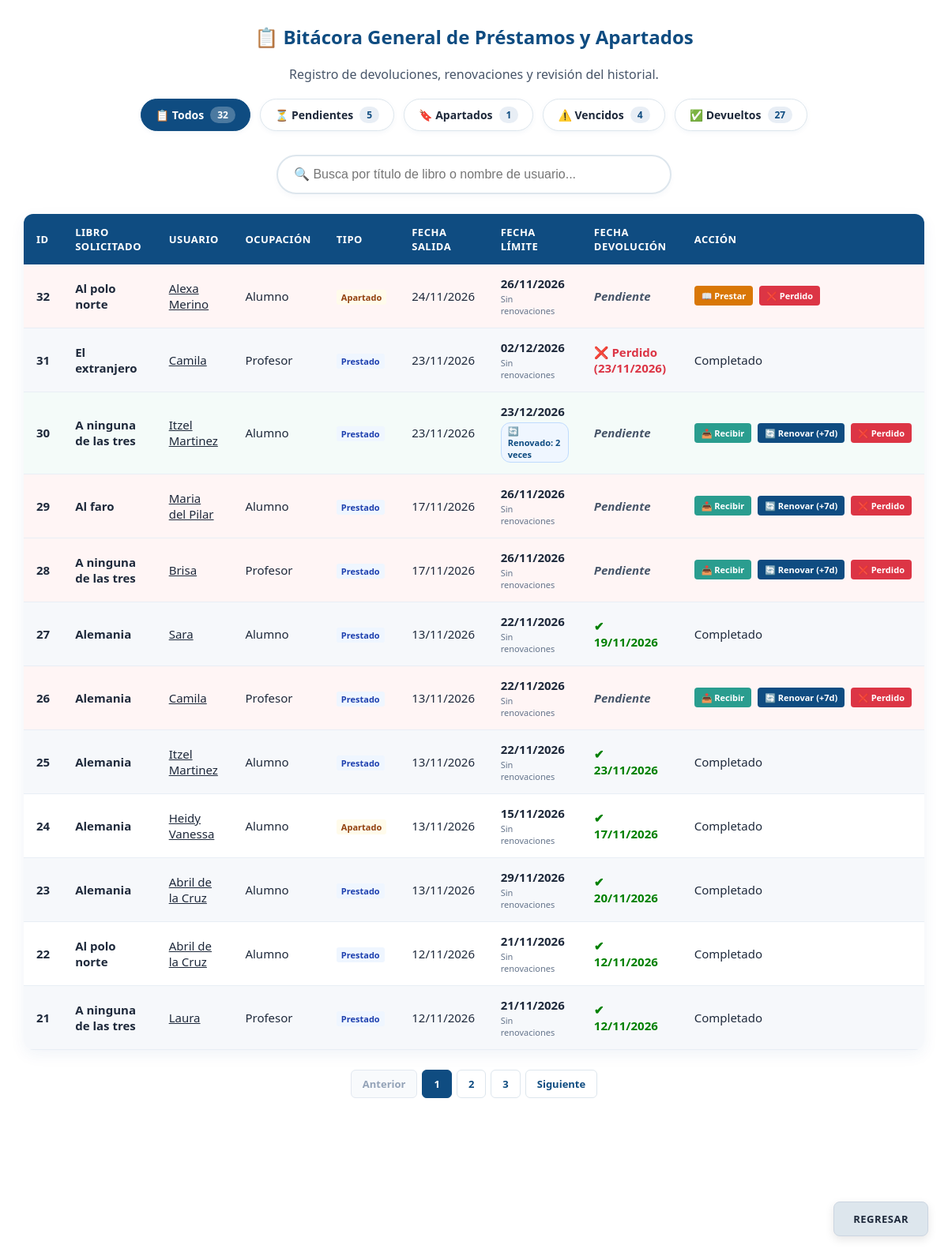
Page /prestamos.php (signed in) on the earlier database version.
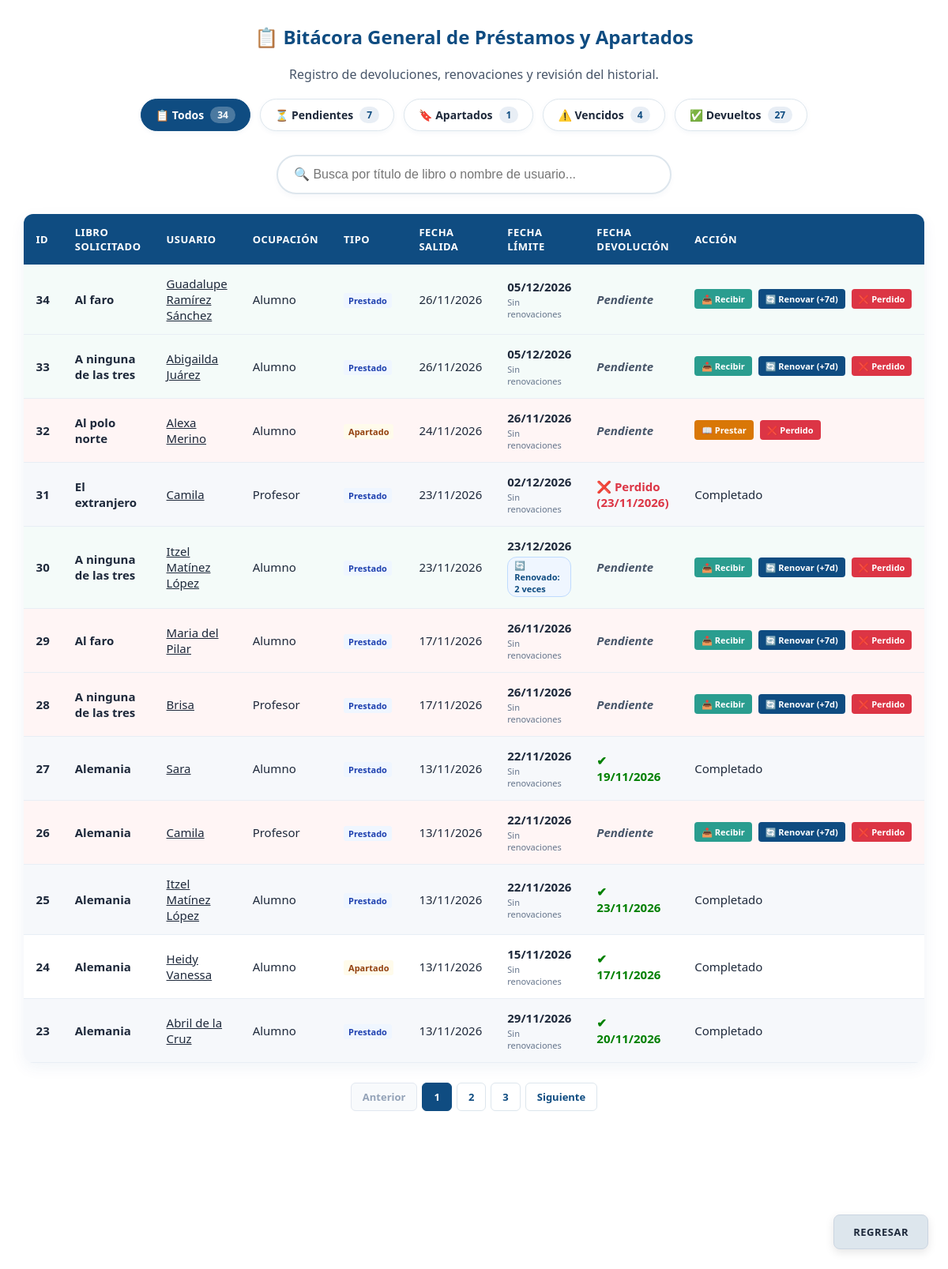
Same page on the later database version.
### tables this page shows
CREATE TABLE `prestamos` (
  `id_prestamo` int(11) NOT NULL AUTO_INCREMENT,
  `id_alumnos` int(11) DEFAULT NULL,
  `id_profesores` int(11) DEFAULT NULL,
  `id_libro` int(11) NOT NULL,
  `Cantidad` int(11) DEFAULT 1,
  `tipo_movimiento` varchar(50) DEFAULT 'Prestado',
  `fecha_salida` date NOT NULL,
  `fecha_devolucion_esperada` date NOT NULL,
  `fecha_devolucion_real` date DEFAULT NULL,
  `estado_libro` varchar(100) DEFAULT NULL,
  `Renovacion` varchar(50) DEFAULT NULL,
  PRIMARY KEY (`id_prestamo`),
  KEY `id_alumnos` (`id_alumnos`),
  KEY `id_profesores` (`id_profesores`),
  KEY `id_libros` (`id_libro`)
);

CREATE TABLE `libros` (
  `id_libro` int(11) NOT NULL AUTO_INCREMENT,
  `Titulo` varchar(255) NOT NULL,
  `Autor` varchar(150) DEFAULT NULL,
  `Categoria` varchar(100) DEFAULT 'Novela y Narrativa',
  `Editorial` varchar(100) DEFAULT NULL,
  `ISBN` varchar(100) DEFAULT NULL,
  `ano` int(11) NOT NULL,
  `País` varchar(100) DEFAULT NULL,
  `Idioma` varchar(50) DEFAULT NULL,
  `Descripción` varchar(100) DEFAULT NULL,
  `Encabezamiento de Materia` varchar(100) DEFAULT NULL,
  `Ejemplares_totales` int(11) DEFAULT 0,
  `Ejemplares_disponibles` int(11) DEFAULT 0,
  `Ejemplares_prestados` int(11) DEFAULT 0,
  `Clasificación` varchar(100) DEFAULT NULL,
  PRIMARY KEY (`id_libro`)
);

### prestamos.php (the view, shortened to what the changed rows need)
<?php
require_once 'conexion.php';
$fecha_hoy = date('Y-m-d');
$filtro_actual = $_GET['filtro'] ?? 'todos';
$conteo_todos = $conexion->query("SELECT COUNT(*) AS total FROM prestamos")->fetch_assoc()['total'] ?? 0;
$conteo_pendientes = $conexion->query("SELECT COUNT(*) AS total FROM prestamos WHERE fecha_devolucion_real IS NULL")->fetch_assoc()['total'] ?? 0;
$condicion_where = "";
$registros_por_pagina = 12;
$pagina_actual = isset($_GET['pagina']) ? filter_input(INPUT_GET, 'pagina', FILTER_VALIDATE_INT) : 1;
$inicio = ($pagina_actual - 1) * $registros_por_pagina;
$total_res = $conexion->query("SELECT COUNT(*) AS total FROM prestamos p $condicion_where");
$total_filas = $total_res->fetch_assoc()['total'] ?? 0;
$total_paginas = ceil($total_filas / $registros_por_pagina);
$sql_bitacora = "SELECT
                    p.id_prestamo,
                             l.Titulo AS Libro,
                    COALESCE(
                        NULLIF(TRIM(CONCAT_WS(' ', a.Nombre, a.Apellido_Paterno, a.Apellido_Materno)), ''),
                        NULLIF(TRIM(CONCAT_WS(' ', prof.Nombre, prof.Apellido_Paterno, prof.Apellido_Materno)), ''),
                        'Desconocido'
                    ) AS Persona,
                    CASE WHEN a.id_Alumnos IS NOT NULL THEN 'Alumno' ELSE 'Profesor' END AS TipoPersona,
                    p.fecha_salida,
                    p.fecha_devolucion_esperada,
                    p.fecha_devolucion_real,
                    p.tipo_movimiento,
                    p.estado_libro,
                    IFNULL(p.Renovacion, 0) AS veces_renovado
                 FROM prestamos p
                 JOIN libros l ON p.id_libro = l.id_libro
                 LEFT JOIN alumnos a ON p.id_alumnos = a.id_Alumnos
                 LEFT JOIN profesores prof ON p.id_profesores = prof.id_profesores
                 $condicion_where
                 ORDER BY p.id_prestamo DESC
                 LIMIT $registros_por_pagina OFFSET $inicio";
$resultado_bitacora = $conexion->query($sql_bitacora);
?>
<!DOCTYPE html>
<html lang="es">
<head>
    <link rel="stylesheet" href="style.css?v=<?php echo time(); ?>">
</head>
<body class="body2">
    <h2 style="text-align: center; color: #0F4C81; margin-top: 30px;">📋 Bitácora General de Préstamos y Apartados</h2>
    <div class="barra-filtros">
        <a href="prestamos.php?filtro=todos" class="tab-filtro <?php echo $filtro_actual === 'todos' ? 'activa' : ''; ?>">
            📋 Todos <span class="badge-filtro"><?php echo $conteo_todos; ?></span>
        </a>
        <a href="prestamos.php?filtro=pendientes" class="tab-filtro <?php echo $filtro_actual === 'pendientes' ? 'activa' : ''; ?>">
            ⏳ Pendientes <span class="badge-filtro"><?php echo $conteo_pendientes; ?></span>
        </a>
    </div>
    <table class="tabla-datos" style="max-width: 95%; margin: 20px auto; font-size: 13px;">
        <thead>
            <tr>
                <th>ID</th>
                <th>Libro Solicitado</th>
                <th>Usuario</th>
                <th>Ocupación</th>
                <th>Tipo</th>
                <th>Fecha Salida</th>
                <th>Fecha Límite</th>
                <th>Fecha Devolución</th>
                <th>Acción</th>
            </tr>
        </thead>
        <tbody>
            <?php if ($resultado_bitacora && $resultado_bitacora->num_rows > 0): ?>
                <?php
                $fecha_hoy_timestamp = strtotime($fecha_hoy);
                $contador_visual = $total_filas - $inicio;
                while ($fila = $resultado_bitacora->fetch_assoc()):
                    $entregado = ($fila['fecha_devolucion_real'] !== null);
                    $es_apartado = ($fila['tipo_movimiento'] === 'Apartado');
                    $es_perdido = ($fila['estado_libro'] === 'Perdido');
                    $veces_renovado = (int)($fila['veces_renovado'] ?? 0);
                    $clase_fila = '';
                    if (!$entregado) {
                        $fecha_limite_timestamp = strtotime($fila['fecha_devolucion_esperada']);
                        $segundos_diferencia = $fecha_limite_timestamp - $fecha_hoy_timestamp;
                        $dias_restantes = round($segundos_diferencia / (60 * 60 * 24));
                        if ($dias_restantes < 0) {
                            $clase_fila = 'entrega-vencida';
                        } elseif ($dias_restantes == 0) {
                            $clase_fila = 'entrega-hoy';
                        } else {
                            $clase_fila = 'entrega-proxima';
                        }
                    }
                    ?>
                    <tr class="<?php echo $clase_fila; ?>">
                        <td style="font-weight: bold; text-align: center;"><?php echo $contador_visual; ?></td>
                        <td><b><?php echo htmlspecialchars($fila['Libro']); ?></b></td>
                        <td><u><?php echo htmlspecialchars($fila['Persona']); ?></u></td>
                        <td><?php echo $fila['TipoPersona']; ?></td>
                        <td>
                            <span style="padding: 2px 6px; border-radius: 3px; font-size: 11px; font-weight: bold; background-color: <?php echo $es_apartado ? '#FFFBEB' : '#EFF6FF'; ?>; color: <?php echo $es_apartado ? '#92400E' : '#1E40AF'; ?>;">
                                <?php echo htmlspecialchars($fila['tipo_movimiento'] ?? 'Prestado'); ?>
                            </span>
                        </td>
                        <td><?php echo date('d/m/Y', strtotime($fila['fecha_salida'])); ?></td>
                        <td>
                            <strong><?php echo date('d/m/Y', strtotime($fila['fecha_devolucion_esperada'])); ?></strong>
                            <?php if ($veces_renovado > 0): ?>
                                <span class="badge-renovaciones">
                                    🔄 Renovado: <?php echo $veces_renovado; ?> <?php echo ($veces_renovado === 1) ? 'vez' : 'veces'; ?>
                                </span>
                            <?php else: ?>
                                <span class="sin-renovaciones">Sin renovaciones</span>
                            <?php endif; ?>
                        </td>
                        <td>
                            <?php if ($entregado): ?>
                                <?php if ($es_perdido): ?>
                                    <span style="color: #DC3545; font-weight: bold;">❌ Perdido (<?php echo date('d/m/Y', strtotime($fila['fecha_devolucion_real'])); ?>)</span>
                                <?php else: ?>
                                    <span style="color: green; font-weight: bold;">✔ <?php echo date('d/m/Y', strtotime($fila['fecha_devolucion_real'])); ?></span>
                                <?php endif; ?>
                            <?php else: ?>
                                <span style="color: #475569; font-style: italic; font-weight: bold;">Pendiente</span>
                            <?php endif; ?>
                        </td>
                        <td>
                            <?php if (!$entregado): ?>
                                <?php if ($es_apartado): ?>
                                    <a href="prestamos.php?filtro=<?php echo urlencode($filtro_actual); ?>&convertir_prestamo_id=<?php echo $fila['id_prestamo']; ?>" class="btn-accion-prestar" onclick="return confirm('¿El usuario ya recogió el libro apartado? Se cambiará a Préstamo activo por 9 días.');">📖 Prestar</a>
                                <?php else: ?>
                                    <a href="prestamos.php?filtro=<?php echo urlencode($filtro_actual); ?>&devolver_id=<?php echo $fila['id_prestamo']; ?>" class="btn-accion-recibir" onclick="return confirm('¿Confirmas la entrega física del libro?');">📥 Recibir</a>
                                    <a href="prestamos.php?filtro=<?php echo urlencode($filtro_actual); ?>&renovar_id=<?php echo $fila['id_prestamo']; ?>" class="btn-accion-renovar" onclick="return confirm('¿Deseas renovar este préstamo por 7 días adicionales?');">🔄 Renovar (+7d)</a>
                                <?php endif; ?>
                                <a href="prestamos.php?filtro=<?php echo urlencode($filtro_actual); ?>&perdido_id=<?php echo $fila['id_prestamo']; ?>" class="btn-accion-perdido" onclick="return confirm('⚠️ ¿Seguro que deseas reportar este libro como PERDIDO permanentemente? Esto afectará los totales.');">❌ Perdido</a>
                                <?php else: ?>
                                <span class="texto-completado">Completado</span>
                            <?php endif; ?>
                        </td>
                    </tr>
                <?php
                    $contador_visual--;
                endwhile; ?>
            <?php else: ?>
                <tr>
                    <td colspan="9" style="text-align: center; font-weight: bold; padding: 20px;">No hay registros que coincidan.</td>
                </tr>
            <?php endif; ?>
        </tbody>
    </table>
    <?php if ($total_paginas > 1): ?>
        <div class="paginacion">
          <?php if ($pagina_actual > 1): ?>
            <a href="prestamos.php?filtro=<?php echo urlencode($filtro_actual); ?>&pagina=<?php echo $pagina_actual - 1; ?>">« Anterior</a>
          <?php else: ?>
            <span class="desactivado">Anterior</span>
          <?php endif; ?>
          <?php for ($i = 1; $i <= $total_paginas; $i++): ?>
            <a href="prestamos.php?filtro=<?php echo urlencode($filtro_actual); ?>&pagina=<?php echo $i; ?>" class="<?php echo ($i === $pagina_actual) ? 'activa' : ''; ?>">
              <?php echo $i; ?>
            </a>
          <?php endfor; ?>
          <?php if ($pagina_actual < $total_paginas): ?>
            <a href="prestamos.php?filtro=<?php echo urlencode($filtro_actual); ?>&pagina=<?php echo $pagina_actual + 1; ?>">Siguiente</a>
          <?php else: ?>
            <span class="desactivado">Siguiente</span>
          <?php endif; ?>
        </div>
    <?php endif; ?>
</body>
</html>

Differences in the rows shown:
no longer on this page (row unchanged): prestamos: id_libro.Titulo "Al polo norte", Persona "Abril de la Cruz", TipoPersona "Alumno", tipo_movimiento "Prestado", fecha_salida "12/11/2026", fecha_devolucion_esperada "21/11/2026", shows "Sin renovaciones", fecha_devolucion_real "12/11/2026", shows "Completado"
no longer on this page (row unchanged): prestamos: id_libro.Titulo "A ninguna de las tres", Persona "Laura", TipoPersona "Profesor", tipo_movimiento "Prestado", fecha_salida "12/11/2026", fecha_devolucion_esperada "21/11/2026", shows "Sin renovaciones", fecha_devolucion_real "12/11/2026", shows "Completado"
added prestamos: id_libro.Titulo "Al faro", Persona "Guadalupe Ramírez Sánchez", TipoPersona "Alumno", tipo_movimiento "Prestado", fecha_salida "26/11/2026", fecha_devolucion_esperada "05/12/2026", shows "Sin renovaciones", shows "Pendiente"
added prestamos: id_libro.Titulo "A ninguna de las tres", Persona "Abigailda Juárez", TipoPersona "Alumno", tipo_movimiento "Prestado", fecha_salida "26/11/2026", fecha_devolucion_esperada "05/12/2026", shows "Sin renovaciones", shows "Pendiente"
computed for prestamos (number 5 of 12 on the later page): Persona "Itzel Martinez" → "Itzel Matínez López"
computed for prestamos (number 10 of 12 on the later page): Persona "Itzel Martinez" → "Itzel Matínez López"
Other differences:
$conteo_todos: "32" → "34"
$conteo_pendientes: "5" → "7"
